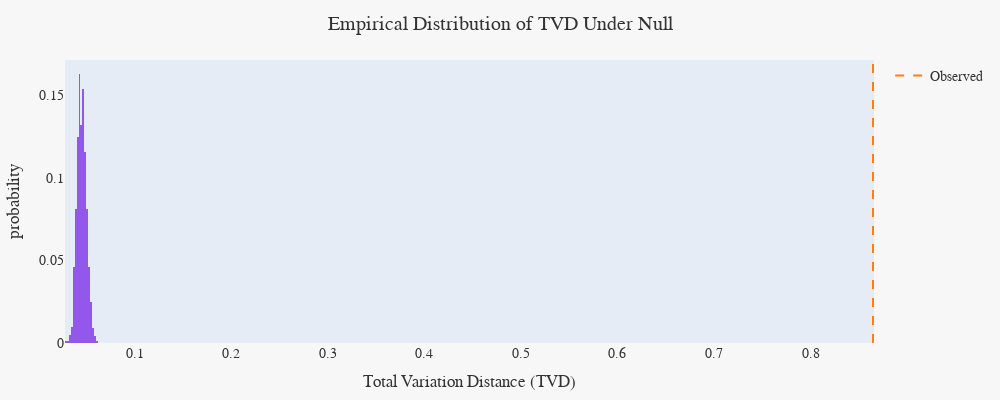

The notebook cell this image was saved under:
### Code cell
fig = px.histogram(
    x=tvds,
    nbins=30,
    histnorm="probability",
    color_discrete_sequence=["#9457EB"],    
    labels={"x":"Total Variation Distance (TVD)", "y":"probability"},
    title="Empirical Distribution of TVD Under Null"
)
fig.add_vline(
    x=observed,
    line_dash="dash",
    line_color="#FF7F0E",                     
    name = "Observed",
    showlegend = True
)

fig.update_layout(
    paper_bgcolor="#F7F7F7",               
    width=1000,
    height=400,
    margin=dict(l=40, r=40, t=60, b=40),
    title_x=0.5,
    font=dict(family="Calibri, sans-serif", size=14, color="#333333"),
    xaxis=dict(showgrid=False),  
    yaxis=dict(showgrid=False, zeroline = False) 
)

fig.show()

### Figure 1 — Plotly figure (JSON) as saved in the notebook; plotly's stock layout.template omitted (floating-point values rounded to 4 significant figures; data arrays with more than 128 entries replaced by an {"elided": "..."} marker saying what was removed)
{"data": [{"alignmentgroup": "True", "bingroup": "x", "histnorm": "probability", "hovertemplate": "Total Variation Distance (TVD)=%{x}<br>probability=%{y}<extra></extra>", "legendgroup": "", "marker": {"color": "#9457EB", "pattern": {"shape": ""}}, "name": "", "nbinsx": 30, "offsetgroup": "", "orientation": "v", "showlegend": false, "type": "histogram", "x": {"elided": "1000 float values"}, "xaxis": "x", "yaxis": "y"}], "layout": {"barmode": "relative", "font": {"color": "#333333", "family": "Calibri, sans-serif", "size": 14}, "height": 400, "legend": {"tracegroupgap": 0}, "margin": {"b": 40, "l": 40, "r": 40, "t": 60}, "paper_bgcolor": "#F7F7F7", "shapes": [{"line": {"color": "#FF7F0E", "dash": "dash"}, "name": "Observed", "showlegend": true, "type": "line", "x0": 0.8646, "x1": 0.8646, "xref": "x", "y0": 0, "y1": 1, "yref": "y domain"}], "title": {"text": "Empirical Distribution of TVD Under Null", "x": 0.5}, "width": 1000, "xaxis": {"anchor": "y", "domain": [0, 1], "showgrid": false, "title": {"text": "Total Variation Distance (TVD)"}}, "yaxis": {"anchor": "x", "domain": [0, 1], "showgrid": false, "title": {"text": "probability"}, "zeroline": false}}}
